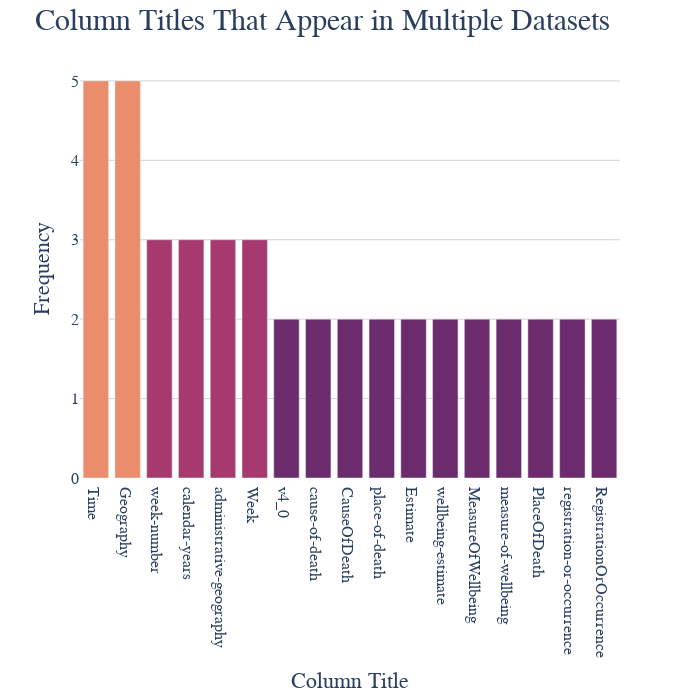

Notebook cell for this chart:
### Code cell
"""
Example of how the data collected can be used

Further data from any of the available datasets could be downloaded and used in the same way the column
titles were
"""

import plotly.express as px
import seaborn as sns
color_scale = list(reversed(list(sns.color_palette('flare').as_hex())))

col_title_freq = ONS_api_datasets_df['Column_Titles'].explode().value_counts()

fig = px.bar(
    col_title_freq[col_title_freq>1],
    color='value',
    color_continuous_scale=color_scale,
    width=700,
    height=700)

fig.update_layout(font=dict(family='calibri', size=16), 
                  xaxis=dict(title='Column Title', title_font_size=22), 
                  yaxis=dict(title='Frequency', title_font_size=22, showgrid=True, gridcolor='lightgrey'),
                  title=dict(text="Column Titles That Appear in Multiple Datasets", font=dict(size=30)),
                  coloraxis_showscale=False,
                  plot_bgcolor = "rgba(255,255,255,1)")

fig.show()

### Figure 1 — Plotly figure (JSON) as saved in the notebook; plotly's stock layout.template omitted (floating-point values rounded to 4 significant figures)
{"data": [{"alignmentgroup": "True", "hovertemplate": "index=%{x}<br>value=%{marker.color}<extra></extra>", "legendgroup": "", "marker": {"color": [5, 5, 3, 3, 3, 3, 2, 2, 2, 2, 2, 2, 2, 2, 2, 2, 2], "coloraxis": "coloraxis", "pattern": {"shape": ""}}, "name": "", "offsetgroup": "", "orientation": "v", "showlegend": false, "textposition": "auto", "type": "bar", "x": ["Time", "Geography", "week-number", "calendar-years", "administrative-geography", "Week", "v4_0", "cause-of-death", "CauseOfDeath", "place-of-death", "Estimate", "wellbeing-estimate", "MeasureOfWellbeing", "measure-of-wellbeing", "PlaceOfDeath", "registration-or-occurrence", "RegistrationOrOccurrence"], "xaxis": "x", "y": [5, 5, 3, 3, 3, 3, 2, 2, 2, 2, 2, 2, 2, 2, 2, 2, 2], "yaxis": "y"}], "layout": {"barmode": "relative", "coloraxis": {"colorbar": {"title": {"text": "value"}}, "colorscale": [[0, "#6c2b6d"], [0.2, "#8f3371"], [0.4, "#b13c6c"], [0.6, "#d14a61"], [0.8, "#e3685c"], [1, "#e98d6b"]], "showscale": false}, "font": {"family": "calibri", "size": 16}, "height": 700, "legend": {"tracegroupgap": 0}, "margin": {"t": 60}, "plot_bgcolor": "rgba(255,255,255,1)", "title": {"font": {"size": 30}, "text": "Column Titles That Appear in Multiple Datasets"}, "width": 700, "xaxis": {"anchor": "y", "domain": [0, 1], "title": {"font": {"size": 22}, "text": "Column Title"}}, "yaxis": {"anchor": "x", "domain": [0, 1], "gridcolor": "lightgrey", "showgrid": true, "title": {"font": {"size": 22}, "text": "Frequency"}}}}
